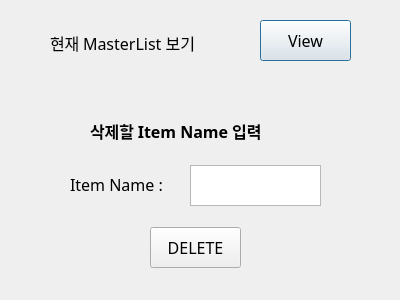
<?xml version="1.0" encoding="UTF-8"?>
<ui version="4.0">
 <class>DeleteMasterListWindow</class>
 <widget class="QDialog" name="DeleteMasterListWindow">
  <property name="geometry">
   <rect>
    <x>0</x>
    <y>0</y>
    <width>400</width>
    <height>300</height>
   </rect>
  </property>
  <property name="windowTitle">
   <string>DeleteMasterListWindow</string>
  </property>
  <widget class="QLabel" name="label_3">
   <property name="geometry">
    <rect>
     <x>50</x>
     <y>20</y>
     <width>191</width>
     <height>46</height>
    </rect>
   </property>
   <property name="font">
    <font>
     <family>함초롬바탕</family>
     <pointsize>12</pointsize>
     <weight>50</weight>
     <bold>false</bold>
    </font>
   </property>
   <property name="text">
    <string>현재 MasterList 보기</string>
   </property>
  </widget>
  <widget class="QPushButton" name="viewButton">
   <property name="geometry">
    <rect>
     <x>260</x>
     <y>20</y>
     <width>91</width>
     <height>41</height>
    </rect>
   </property>
   <property name="font">
    <font>
     <family>함초롬바탕</family>
     <pointsize>12</pointsize>
    </font>
   </property>
   <property name="text">
    <string>View</string>
   </property>
  </widget>
  <widget class="QLabel" name="label">
   <property name="geometry">
    <rect>
     <x>90</x>
     <y>100</y>
     <width>221</width>
     <height>61</height>
    </rect>
   </property>
   <property name="font">
    <font>
     <family>함초롬바탕</family>
     <pointsize>12</pointsize>
     <weight>75</weight>
     <bold>true</bold>
    </font>
   </property>
   <property name="text">
    <string>삭제할 Item Name 입력</string>
   </property>
  </widget>
  <widget class="QLabel" name="label_21">
   <property name="geometry">
    <rect>
     <x>70</x>
     <y>160</y>
     <width>121</width>
     <height>48</height>
    </rect>
   </property>
   <property name="font">
    <font>
     <family>함초롬바탕</family>
     <pointsize>12</pointsize>
     <weight>50</weight>
     <bold>false</bold>
    </font>
   </property>
   <property name="text">
    <string>Item Name : </string>
   </property>
  </widget>
  <widget class="QPushButton" name="deleteButton">
   <property name="geometry">
    <rect>
     <x>150</x>
     <y>227</y>
     <width>91</width>
     <height>41</height>
    </rect>
   </property>
   <property name="font">
    <font>
     <family>함초롬바탕</family>
     <pointsize>12</pointsize>
    </font>
   </property>
   <property name="text">
    <string>DELETE</string>
   </property>
  </widget>
  <widget class="QPlainTextEdit" name="plainTextEdit">
   <property name="geometry">
    <rect>
     <x>190</x>
     <y>165</y>
     <width>131</width>
     <height>41</height>
    </rect>
   </property>
   <property name="font">
    <font>
     <pointsize>14</pointsize>
    </font>
   </property>
  </widget>
 </widget>
 <layoutdefault spacing="6" margin="11"/>
 <resources/>
 <connections>
  <connection>
   <sender>viewButton</sender>
   <signal>clicked()</signal>
   <receiver>DeleteMasterListWindow</receiver>
   <slot>viewMasterList()</slot>
   <hints>
    <hint type="sourcelabel">
     <x>298</x>
     <y>47</y>
    </hint>
    <hint type="destinationlabel">
     <x>356</x>
     <y>99</y>
    </hint>
   </hints>
  </connection>
  <connection>
   <sender>deleteButton</sender>
   <signal>clicked()</signal>
   <receiver>DeleteMasterListWindow</receiver>
   <slot>deleteFromMaster()</slot>
   <hints>
    <hint type="sourcelabel">
     <x>210</x>
     <y>245</y>
    </hint>
    <hint type="destinationlabel">
     <x>306</x>
     <y>211</y>
    </hint>
   </hints>
  </connection>
 </connections>
 <slots>
  <slot>viewMasterList()</slot>
  <slot>deleteFromMaster()</slot>
 </slots>
</ui>
